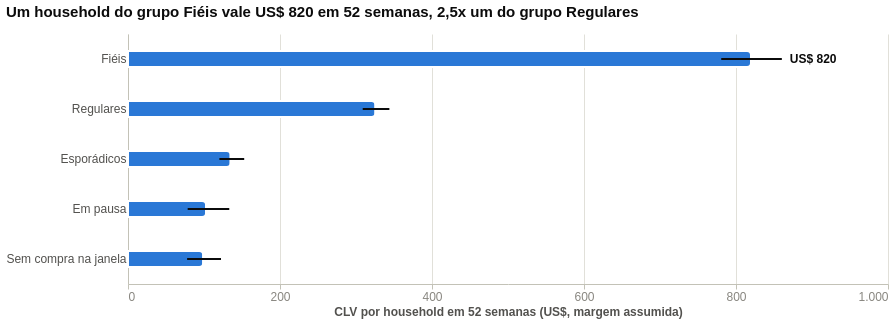

Notebook code for this chart:
### Code cell
na.grafico(graficos.grafico_clv(clv["segmentos"], na.MODO))

### Figure 1 — Vega-Lite specification as saved in the notebook (floating-point values rounded to 4 significant figures)
{"$schema": "https://vega.github.io/schema/vega-lite/v6.4.1.json", "background": "#ffffff", "config": {"axis": {"domainColor": "#c3c2b7", "gridColor": "#e1e0d9", "gridWidth": 1, "labelColor": "#898781", "labelFontSize": 12, "tickColor": "#c3c2b7", "titleColor": "#52514e", "titleFontSize": 12}, "background": "transparent", "legend": {"labelColor": "#52514e", "labelFontSize": 12, "orient": "top", "padding": 0, "symbolType": "square", "titleColor": "#52514e"}, "text": {"color": "#0b0b0b"}, "title": {"anchor": "start", "color": "#0b0b0b", "fontSize": 15, "fontWeight": 600, "offset": 14}, "view": {"continuousHeight": 300, "continuousWidth": 300, "stroke": null}}, "datasets": {"data-0ed7ce7b38049e70f64ded6a2232c864": [{"clv_medio_usd": 819.8, "clv_total_usd": 702500.0, "households": 857, "ic_inferior": 780.6, "ic_superior": 860.3, "rotulo": "US$ 820", "segmento": "Fiéis"}], "data-98086e330ed6a2966716e3bdc79ebdd7": [{"clv_medio_usd": 819.8, "clv_total_usd": 702500.0, "households": 857, "ic_inferior": 780.6, "ic_superior": 860.3, "segmento": "Fiéis"}, {"clv_medio_usd": 325.6, "clv_total_usd": 319100.0, "households": 980, "ic_inferior": 308.8, "ic_superior": 343.9, "segmento": "Regulares"}, {"clv_medio_usd": 135.1, "clv_total_usd": 57540.0, "households": 426, "ic_inferior": 120.3, "ic_superior": 152.9, "segmento": "Esporádicos"}, {"clv_medio_usd": 102.8, "clv_total_usd": 16240.0, "households": 158, "ic_inferior": 78.53, "ic_superior": 133.3, "segmento": "Em pausa"}, {"clv_medio_usd": 98.99, "clv_total_usd": 7820.0, "households": 79, "ic_inferior": 77.8, "ic_superior": 122.4, "segmento": "Sem compra na janela"}]}, "height": 250, "layer": [{"data": {"name": "data-98086e330ed6a2966716e3bdc79ebdd7"}, "encoding": {"tooltip": [{"field": "segmento", "title": "Grupo", "type": "nominal"}, {"field": "households", "format": ",", "title": "Households", "type": "quantitative"}, {"field": "clv_medio_usd", "format": ",.0f", "title": "CLV médio (US$)", "type": "quantitative"}, {"field": "ic_inferior", "format": ",.0f", "title": "IC 95% inferior", "type": "quantitative"}, {"field": "ic_superior", "format": ",.0f", "title": "IC 95% superior", "type": "quantitative"}, {"field": "clv_total_usd", "format": ",.0f", "title": "CLV total do grupo (US$)", "type": "quantitative"}], "x": {"axis": {"labelExpr": "replace(replace(replace(format(datum.value, ',.0f'), ',', '#'), '.', ','), '#', '.')", "tickCount": 5}, "field": "clv_medio_usd", "scale": {"domain": [0, 1000]}, "title": "CLV por household em 52 semanas (US$, margem assumida)", "type": "quantitative"}, "y": {"axis": {"labelColor": "#52514e", "labelLimit": 240, "ticks": false}, "field": "segmento", "sort": ["Fiéis", "Regulares", "Esporádicos", "Em pausa", "Sem compra na janela"], "title": null, "type": "nominal"}}, "mark": {"color": "#2a78d6", "cornerRadiusEnd": 4, "size": 16, "stroke": "#ffffff", "strokeWidth": 2, "type": "bar"}}, {"data": {"name": "data-98086e330ed6a2966716e3bdc79ebdd7"}, "encoding": {"tooltip": [{"field": "segmento", "title": "Grupo", "type": "nominal"}, {"field": "households", "format": ",", "title": "Households", "type": "quantitative"}, {"field": "clv_medio_usd", "format": ",.0f", "title": "CLV médio (US$)", "type": "quantitative"}, {"field": "ic_inferior", "format": ",.0f", "title": "IC 95% inferior", "type": "quantitative"}, {"field": "ic_superior", "format": ",.0f", "title": "IC 95% superior", "type": "quantitative"}, {"field": "clv_total_usd", "format": ",.0f", "title": "CLV total do grupo (US$)", "type": "quantitative"}], "x": {"field": "ic_inferior", "type": "quantitative"}, "x2": {"field": "ic_superior"}, "y": {"axis": {"labelColor": "#52514e", "labelLimit": 240, "ticks": false}, "field": "segmento", "sort": ["Fiéis", "Regulares", "Esporádicos", "Em pausa", "Sem compra na janela"], "title": null, "type": "nominal"}}, "mark": {"color": "#0b0b0b", "strokeWidth": 2, "type": "rule"}}, {"data": {"name": "data-0ed7ce7b38049e70f64ded6a2232c864"}, "encoding": {"text": {"field": "rotulo", "type": "nominal"}, "x": {"field": "ic_superior", "type": "quantitative"}, "y": {"axis": {"labelColor": "#52514e", "labelLimit": 240, "ticks": false}, "field": "segmento", "sort": ["Fiéis", "Regulares", "Esporádicos", "Em pausa", "Sem compra na janela"], "title": null, "type": "nominal"}}, "mark": {"align": "left", "dx": 8, "fontSize": 12, "fontWeight": 600, "type": "text"}}], "title": "Um household do grupo Fiéis vale US$ 820 em 52 semanas, 2,5x um do grupo Regulares", "width": 760}
